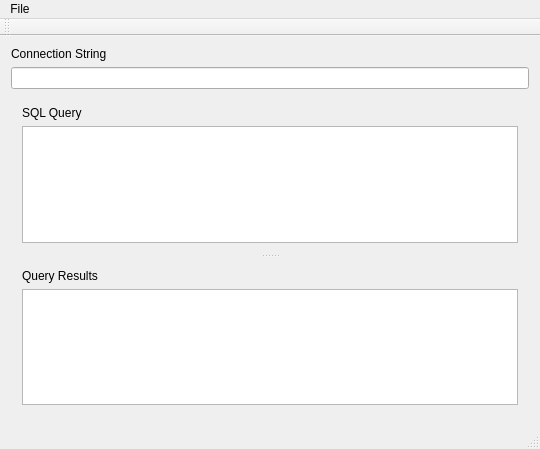
<?xml version="1.0" encoding="UTF-8"?>
<ui version="4.0">
 <class>MainWindow</class>
 <widget class="QMainWindow" name="MainWindow">
  <property name="geometry">
   <rect>
    <x>0</x>
    <y>0</y>
    <width>540</width>
    <height>449</height>
   </rect>
  </property>
  <property name="windowTitle">
   <string>MainWindow</string>
  </property>
  <widget class="QWidget" name="centralWidget">
   <layout class="QVBoxLayout" name="verticalLayout_3">
    <item>
     <widget class="QLabel" name="label">
      <property name="text">
       <string>Connection String</string>
      </property>
     </widget>
    </item>
    <item>
     <widget class="QLineEdit" name="lineEditConnectionString"/>
    </item>
    <item>
     <widget class="QSplitter" name="splitter">
      <property name="orientation">
       <enum>Qt::Vertical</enum>
      </property>
      <widget class="QWidget" name="">
       <layout class="QVBoxLayout" name="verticalLayout_2">
        <item>
         <widget class="QLabel" name="label_2">
          <property name="text">
           <string>SQL Query</string>
          </property>
         </widget>
        </item>
        <item>
         <widget class="QPlainTextEdit" name="plainTextEditSqlQuery"/>
        </item>
       </layout>
      </widget>
      <widget class="QWidget" name="">
       <layout class="QVBoxLayout" name="verticalLayout">
        <item>
         <widget class="QLabel" name="label_3">
          <property name="text">
           <string>Query Results</string>
          </property>
         </widget>
        </item>
        <item>
         <widget class="QPlainTextEdit" name="plainTextEditQueryResults">
          <property name="readOnly">
           <bool>true</bool>
          </property>
         </widget>
        </item>
       </layout>
      </widget>
     </widget>
    </item>
   </layout>
  </widget>
  <widget class="QMenuBar" name="menuBar">
   <property name="geometry">
    <rect>
     <x>0</x>
     <y>0</y>
     <width>540</width>
     <height>21</height>
    </rect>
   </property>
   <widget class="QMenu" name="menuFile">
    <property name="title">
     <string>File</string>
    </property>
    <addaction name="actionExecute_Query"/>
   </widget>
   <addaction name="menuFile"/>
  </widget>
  <widget class="QToolBar" name="mainToolBar">
   <attribute name="toolBarArea">
    <enum>TopToolBarArea</enum>
   </attribute>
   <attribute name="toolBarBreak">
    <bool>false</bool>
   </attribute>
  </widget>
  <widget class="QStatusBar" name="statusBar"/>
  <action name="actionExecute_Query">
   <property name="text">
    <string>Execute Query</string>
   </property>
   <property name="shortcut">
    <string>F5</string>
   </property>
  </action>
 </widget>
 <layoutdefault spacing="6" margin="11"/>
 <resources/>
 <connections/>
</ui>
